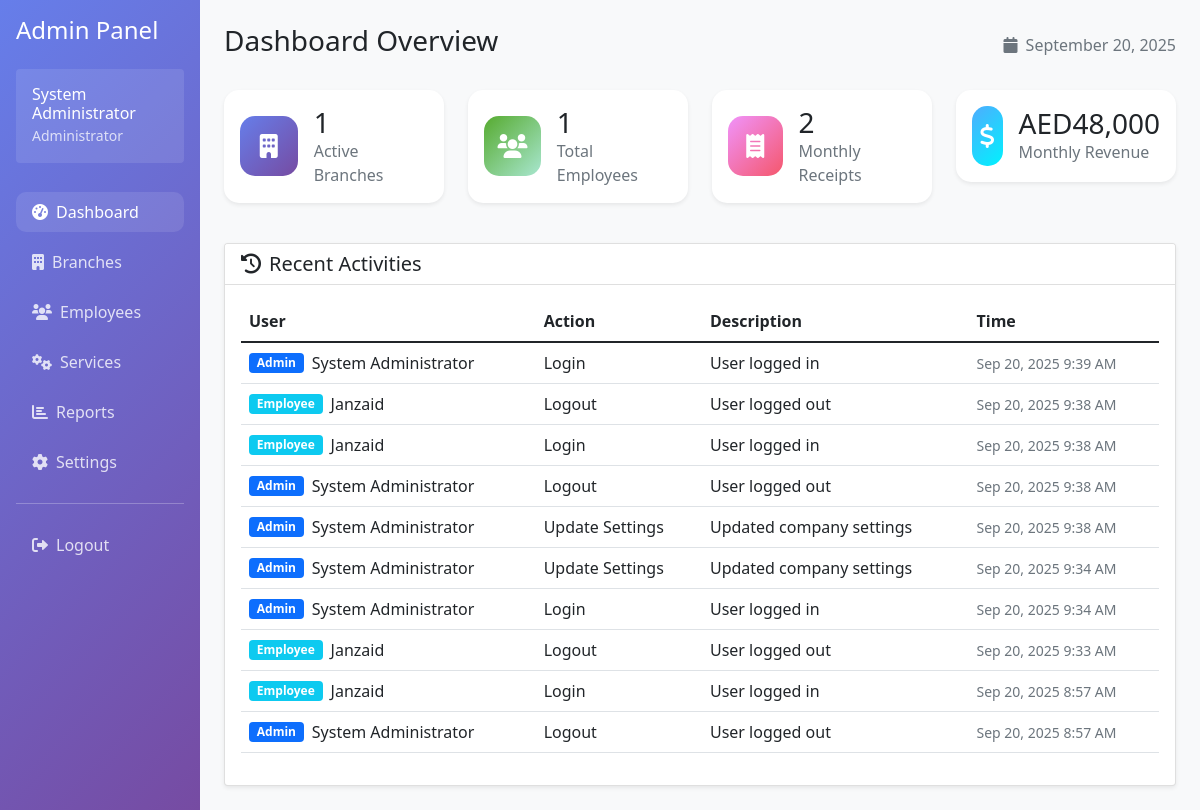
Screenshot of /admin/dashboard.php (signed in) with the database file from the repository.
### tables this page shows
CREATE TABLE settings (
            id INTEGER PRIMARY KEY AUTOINCREMENT,
            setting_key VARCHAR(100) UNIQUE NOT NULL,
            setting_value TEXT,
            updated_at DATETIME DEFAULT CURRENT_TIMESTAMP
        );

CREATE TABLE activity_logs (
            id INTEGER PRIMARY KEY AUTOINCREMENT,
            user_type TEXT NOT NULL CHECK (user_type IN ('admin', 'branch', 'employee')),
            user_id INTEGER NOT NULL,
            action VARCHAR(100) NOT NULL,
            description TEXT,
            ip_address VARCHAR(45),
            created_at DATETIME DEFAULT CURRENT_TIMESTAMP
        );

### config/database.php (called while the page is built, shortened)
<?php
class Database {
    private $connection;
    public function __construct() {
        $this->db_path = __DIR__ . '/../data/typing_center.db';
        $dir = dirname($this->db_path);
        $this->connection = new PDO("sqlite:" . $this->db_path);
        $this->connection->setAttribute(PDO::ATTR_ERRMODE, PDO::ERRMODE_EXCEPTION);
        $this->connection->exec("PRAGMA foreign_keys = ON");
        $this->createTables();
    }
    public function getConnection() {
        return $this->connection;
    }
    private function createTables() {
        $this->connection->exec($sql);
        $stmt = $this->connection->prepare("SELECT COUNT(*) FROM admin");
        $stmt->execute();
    }
}
?>

### includes/auth.php (called while the page is built, shortened)
<?php
class Auth {
    public function getUserInfo() {
        return [
            'id' => $_SESSION['user_id'] ?? null,
            'type' => $_SESSION['user_type'] ?? null,
            'username' => $_SESSION['username'] ?? null,
            'full_name' => $_SESSION['full_name'] ?? null,
            'branch_id' => $_SESSION['branch_id'] ?? null,
            'branch_name' => $_SESSION['branch_name'] ?? null
        ];
    }
}
?>

### includes/currency_helper.php (called while the page is built)
<?php
function getCurrencySymbol($currency_code = 'USD') {
    $symbols = [
        'USD' => '$',
        'AED' => 'AED',
        'PKR' => '₨',
        'INR' => '₹',
        'EUR' => '€'
    ];
    return $symbols[$currency_code] ?? '$';
}
function formatCurrency($amount, $currency_code = 'USD') {
    $symbol = getCurrencySymbol($currency_code);
    return $symbol . number_format($amount, 0);
}
function getCurrentCurrency($db) {
    try {
        $stmt = $db->query("SELECT setting_value FROM settings WHERE setting_key = 'currency' LIMIT 1");
        $currency_result = $stmt->fetch(PDO::FETCH_ASSOC);
        return $currency_result ? $currency_result['setting_value'] : 'USD';
    } catch (Exception $e) {
        return 'USD';
    }
}
?>

### admin/dashboard.php (the view, shortened to what this page needs)
<?php
require_once '../config/database.php';
require_once '../includes/auth.php';
require_once '../includes/currency_helper.php';
$database = new Database();
$auth = new Auth($database);
$auth->requireRole(['admin']);
$user_info = $auth->getUserInfo();
$db = $database->getConnection();
$stats = [];
$stmt = $db->query("SELECT COUNT(*) as count FROM branches WHERE status = 'active'");
$stats['branches'] = $stmt->fetch(PDO::FETCH_ASSOC)['count'];
$stmt = $db->query("SELECT COUNT(*) as count FROM employees WHERE status = 'active'");
$stats['employees'] = $stmt->fetch(PDO::FETCH_ASSOC)['count'];
$stmt = $db->query("SELECT COUNT(*) as count, COALESCE(SUM(total_amount), 0) as total FROM receipts WHERE strftime('%Y-%m', created_at) = strftime('%Y-%m', 'now')");
$monthly_data = $stmt->fetch(PDO::FETCH_ASSOC);
$stats['monthly_receipts'] = $monthly_data['count'];
$stats['monthly_revenue'] = $monthly_data['total'];
$current_currency = getCurrentCurrency($db);
$stmt = $db->prepare("SELECT al.*,
    CASE
        WHEN al.user_type = 'admin' THEN a.full_name
        WHEN al.user_type = 'branch' THEN b.manager_full_name
        WHEN al.user_type = 'employee' THEN e.full_name
    END as user_name
    FROM activity_logs al
    LEFT JOIN admin a ON al.user_type = 'admin' AND al.user_id = a.id
    LEFT JOIN branches b ON al.user_type = 'branch' AND al.user_id = b.id
    LEFT JOIN employees e ON al.user_type = 'employee' AND al.user_id = e.id
    ORDER BY al.created_at DESC LIMIT 10");
$stmt->execute();
$recent_activities = $stmt->fetchAll(PDO::FETCH_ASSOC);
?>
<!DOCTYPE html>
<html lang="en">
<head>
    <link href="https://cdn.jsdelivr.net/npm/bootstrap@5.1.3/dist/css/bootstrap.min.css" rel="stylesheet">
    <link href="https://cdnjs.cloudflare.com/ajax/libs/font-awesome/6.0.0/css/all.min.css" rel="stylesheet">
</head>
<body>
    <div class="container-fluid">
        <div class="row">
            <div class="col-md-3 col-lg-2 sidebar p-3">
                <h4 class="mb-4">Admin Panel</h4>
                <div class="user-info bg-white bg-opacity-10 rounded p-3 mb-4">
                    <div>
                        <h6 class="mb-0"><?= htmlspecialchars($user_info['full_name']) ?></h6>
                        <small class="opacity-75">Administrator</small>
                    </div>
                </div>
                <nav class="nav flex-column">
                    <a class="nav-link active" href="/admin/dashboard.php">
                        <i class="fas fa-tachometer-alt me-2"></i>Dashboard
                    </a>
                    <a class="nav-link" href="/admin/branches.php">
                        <i class="fas fa-building me-2"></i>Branches
                    </a>
                    <a class="nav-link" href="/admin/employees.php">
                        <i class="fas fa-users me-2"></i>Employees
                    </a>
                    <a class="nav-link" href="/admin/services.php">
                        <i class="fas fa-cogs me-2"></i>Services
                    </a>
                    <a class="nav-link" href="/admin/reports.php">
                        <i class="fas fa-chart-bar me-2"></i>Reports
                    </a>
                    <a class="nav-link" href="/admin/settings.php">
                        <i class="fas fa-cog me-2"></i>Settings
                    </a>
                    <hr class="my-3">
                    <a class="nav-link" href="/logout.php">
                        <i class="fas fa-sign-out-alt me-2"></i>Logout
                    </a>
                </nav>
            </div>
            <div class="col-md-9 col-lg-10 p-4">
                <div class="d-flex justify-content-between align-items-center mb-4">
                    <h1 class="h3">Dashboard Overview</h1>
                    <div class="text-muted">
                        <i class="fas fa-calendar me-2"></i><?= date('F j, Y') ?>
                    </div>
                </div>
                <div class="row mb-4">
                    <div class="col-md-3 mb-3">
                        <div class="card stat-card shadow-sm">
                            <div class="card-body d-flex align-items-center">
                                <div class="stat-icon bg-primary-gradient me-3">
                                    <i class="fas fa-building"></i>
                                </div>
                                <div>
                                    <h3 class="mb-0"><?= $stats['branches'] ?></h3>
                                    <p class="text-muted mb-0">Active Branches</p>
                                </div>
                            </div>
                        </div>
                    </div>
                    <div class="col-md-3 mb-3">
                        <div class="card stat-card shadow-sm">
                            <div class="card-body d-flex align-items-center">
                                <div class="stat-icon bg-success-gradient me-3">
                                    <i class="fas fa-users"></i>
                                </div>
                                <div>
                                    <h3 class="mb-0"><?= $stats['employees'] ?></h3>
                                    <p class="text-muted mb-0">Total Employees</p>
                                </div>
                            </div>
                        </div>
                    </div>
                    <div class="col-md-3 mb-3">
                        <div class="card stat-card shadow-sm">
                            <div class="card-body d-flex align-items-center">
                                <div class="stat-icon bg-warning-gradient me-3">
                                    <i class="fas fa-receipt"></i>
                                </div>
                                <div>
                                    <h3 class="mb-0"><?= $stats['monthly_receipts'] ?></h3>
                                    <p class="text-muted mb-0">Monthly Receipts</p>
                                </div>
                            </div>
                        </div>
                    </div>
                    <div class="col-md-3 mb-3">
                        <div class="card stat-card shadow-sm">
                            <div class="card-body d-flex align-items-center">
                                <div class="stat-icon bg-info-gradient me-3">
                                    <i class="fas fa-dollar-sign"></i>
                                </div>
                                <div>
                                    <h3 class="mb-0"><?= formatCurrency($stats['monthly_revenue'], $current_currency) ?></h3>
                                    <p class="text-muted mb-0">Monthly Revenue</p>
                                </div>
                            </div>
                        </div>
                    </div>
                </div>
                <div class="row">
                    <div class="col-12">
                        <div class="card shadow-sm">
                            <div class="card-header bg-white">
                                <h5 class="mb-0"><i class="fas fa-history me-2"></i>Recent Activities</h5>
                            </div>
                            <div class="card-body">
                                <?php if (empty($recent_activities)): ?>
                                    <div class="text-center text-muted py-4">
                                        <i class="fas fa-inbox fa-3x mb-3"></i>
                                        <p>No recent activities found</p>
                                    </div>
                                <?php else: ?>
                                    <div class="table-responsive">
                                        <table class="table table-hover">
                                            <thead>
                                                <tr>
                                                    <th>User</th>
                                                    <th>Action</th>
                                                    <th>Description</th>
                                                    <th>Time</th>
                                                </tr>
                                            </thead>
                                            <tbody>
                                                <?php foreach ($recent_activities as $activity): ?>
                                                    <tr>
                                                        <td>
                                                            <div class="d-flex align-items-center">
                                                                <span class="badge bg-<?=
                                                                    $activity['user_type'] === 'admin' ? 'primary' :
                                                                    ($activity['user_type'] === 'branch' ? 'success' : 'info')
                                                                ?> me-2">
                                                                    <?= ucfirst($activity['user_type']) ?>
                                                                </span>
                                                                <?= htmlspecialchars($activity['user_name'] ?? 'Unknown') ?>
                                                            </div>
                                                        </td>
                                                        <td><?= htmlspecialchars($activity['action']) ?></td>
                                                        <td><?= htmlspecialchars($activity['description']) ?></td>
                                                        <td>
                                                            <small class="text-muted">
                                                                <?= date('M j, Y g:i A', strtotime($activity['created_at'])) ?>
                                                            </small>
                                                        </td>
                                                    </tr>
                                                <?php endforeach; ?>
                                            </tbody>
                                        </table>
                                    </div>
                                <?php endif; ?>
                            </div>
                        </div>
                    </div>
                </div>
            </div>
        </div>
    </div>
</body>
</html>

### admin/dashboard.php (style rules this page uses)
body { background-color: #f8f9fa; }
.sidebar { background: linear-gradient(135deg, #667eea 0%, #764ba2 100%); min-height: 100vh; color: white; }
.sidebar .nav-link { color: rgba(255, 255, 255, 0.8); border-radius: 10px; margin: 5px 0; transition: all 0.3s; }
.sidebar .nav-link:hover, .sidebar .nav-link.active { color: white; background-color: rgba(255, 255, 255, 0.1); }
.stat-card { border-radius: 15px; border: none; transition: transform 0.2s; }
.stat-icon { width: 60px; height: 60px; border-radius: 15px; display: flex; align-items: center; justify-content: center; font-size: 24px; color: white; }
.bg-primary-gradient { background: linear-gradient(135deg, #667eea 0%, #764ba2 100%); }
.bg-success-gradient { background: linear-gradient(135deg, #56ab2f 0%, #a8e6cf 100%); }
.bg-warning-gradient { background: linear-gradient(135deg, #f093fb 0%, #f5576c 100%); }
.bg-info-gradient { background: linear-gradient(135deg, #4facfe 0%, #00f2fe 100%); }

### rows the page displays
settings: setting_value "AED48,000"
activity_logs: user_type "Admin", user_name "System Administrator", action "Login", description "User logged in", created_at "Sep 20, 2025 9:39 AM"
activity_logs: user_type "Employee", user_name "Janzaid", action "Logout", description "User logged out", created_at "Sep 20, 2025 9:38 AM"
activity_logs: user_type "Employee", user_name "Janzaid", action "Login", description "User logged in", created_at "Sep 20, 2025 9:38 AM"
activity_logs: user_type "Admin", user_name "System Administrator", action "Logout", description "User logged out", created_at "Sep 20, 2025 9:38 AM"
activity_logs: user_type "Admin", user_name "System Administrator", action "Update Settings", description "Updated company settings", created_at "Sep 20, 2025 9:38 AM"
activity_logs: user_type "Admin", user_name "System Administrator", action "Update Settings", description "Updated company settings", created_at "Sep 20, 2025 9:34 AM"
activity_logs: user_type "Admin", user_name "System Administrator", action "Login", description "User logged in", created_at "Sep 20, 2025 9:34 AM"
activity_logs: user_type "Employee", user_name "Janzaid", action "Logout", description "User logged out", created_at "Sep 20, 2025 9:33 AM"
activity_logs: user_type "Employee", user_name "Janzaid", action "Login", description "User logged in", created_at "Sep 20, 2025 8:57 AM"
activity_logs: user_type "Admin", user_name "System Administrator", action "Logout", description "User logged out", created_at "Sep 20, 2025 8:57 AM"

### other values shown
$user_info['full_name'] "System Administrator"
$stats['branches'] "1"
$stats['employees'] "1"
$stats['monthly_receipts'] "2"
